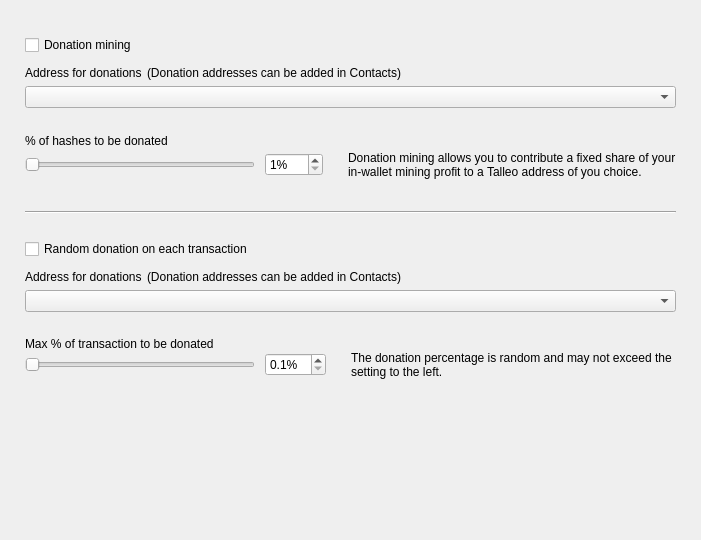
<?xml version="1.0" encoding="UTF-8"?>
<ui version="4.0">
 <class>DonationOptionsFrame</class>
 <widget class="QFrame" name="DonationOptionsFrame">
  <property name="geometry">
   <rect>
    <x>0</x>
    <y>0</y>
    <width>701</width>
    <height>540</height>
   </rect>
  </property>
  <property name="windowTitle">
   <string>Frame</string>
  </property>
  <property name="frameShape">
   <enum>QFrame::NoFrame</enum>
  </property>
  <property name="frameShadow">
   <enum>QFrame::Raised</enum>
  </property>
  <layout class="QVBoxLayout" name="verticalLayout">
   <property name="spacing">
    <number>10</number>
   </property>
   <property name="leftMargin">
    <number>25</number>
   </property>
   <property name="topMargin">
    <number>35</number>
   </property>
   <property name="rightMargin">
    <number>25</number>
   </property>
   <property name="bottomMargin">
    <number>0</number>
   </property>
   <item>
    <widget class="QCheckBox" name="m_enableDonationMiningCheck">
     <property name="text">
      <string>Donation mining</string>
     </property>
    </widget>
   </item>
   <item>
    <widget class="QFrame" name="m_donationMiningFrame">
     <property name="frameShape">
      <enum>QFrame::NoFrame</enum>
     </property>
     <property name="frameShadow">
      <enum>QFrame::Raised</enum>
     </property>
     <layout class="QGridLayout" name="gridLayout" columnstretch="1,0,0,1">
      <property name="leftMargin">
       <number>0</number>
      </property>
      <property name="topMargin">
       <number>0</number>
      </property>
      <property name="rightMargin">
       <number>0</number>
      </property>
      <property name="bottomMargin">
       <number>0</number>
      </property>
      <property name="horizontalSpacing">
       <number>10</number>
      </property>
      <property name="verticalSpacing">
       <number>0</number>
      </property>
      <item row="2" column="0" colspan="4">
       <widget class="QComboBox" name="m_donationMiningAddressCombo"/>
      </item>
      <item row="3" column="0" colspan="4">
       <spacer name="verticalSpacer_2">
        <property name="orientation">
         <enum>Qt::Vertical</enum>
        </property>
        <property name="sizeType">
         <enum>QSizePolicy::Fixed</enum>
        </property>
        <property name="sizeHint" stdset="0">
         <size>
          <width>20</width>
          <height>25</height>
         </size>
        </property>
       </spacer>
      </item>
      <item row="4" column="0" colspan="4">
       <widget class="WalletGui::WalletNormalBlackTextLabel" name="label_2">
        <property name="minimumSize">
         <size>
          <width>0</width>
          <height>16</height>
         </size>
        </property>
        <property name="text">
         <string>% of hashes to be donated</string>
        </property>
        <property name="indent">
         <number>0</number>
        </property>
       </widget>
      </item>
      <item row="5" column="1">
       <widget class="QSpinBox" name="m_donationMiningAmountSpin">
        <property name="suffix">
         <string>%</string>
        </property>
        <property name="minimum">
         <number>1</number>
        </property>
        <property name="maximum">
         <number>100</number>
        </property>
       </widget>
      </item>
      <item row="5" column="0">
       <widget class="QSlider" name="m_donationMiningAmountSlider">
        <property name="maximumSize">
         <size>
          <width>230</width>
          <height>16777215</height>
         </size>
        </property>
        <property name="minimum">
         <number>1</number>
        </property>
        <property name="maximum">
         <number>100</number>
        </property>
        <property name="orientation">
         <enum>Qt::Horizontal</enum>
        </property>
       </widget>
      </item>
      <item row="5" column="2">
       <spacer name="horizontalSpacer">
        <property name="orientation">
         <enum>Qt::Horizontal</enum>
        </property>
        <property name="sizeType">
         <enum>QSizePolicy::Fixed</enum>
        </property>
        <property name="sizeHint" stdset="0">
         <size>
          <width>5</width>
          <height>20</height>
         </size>
        </property>
       </spacer>
      </item>
      <item row="5" column="3" alignment="Qt::AlignVCenter">
       <widget class="WalletGui::WalletSmallGrayTextLabel" name="m_donationMiningCommentLabel">
        <property name="minimumSize">
         <size>
          <width>0</width>
          <height>32</height>
         </size>
        </property>
        <property name="text">
         <string>Donation mining allows you to contribute a fixed share of your in-wallet mining profit to a Talleo address of you choice.</string>
        </property>
        <property name="wordWrap">
         <bool>true</bool>
        </property>
        <property name="indent">
         <number>0</number>
        </property>
       </widget>
      </item>
      <item row="1" column="0" colspan="4">
       <spacer name="verticalSpacer_6">
        <property name="orientation">
         <enum>Qt::Vertical</enum>
        </property>
        <property name="sizeType">
         <enum>QSizePolicy::Fixed</enum>
        </property>
        <property name="sizeHint" stdset="0">
         <size>
          <width>20</width>
          <height>5</height>
         </size>
        </property>
       </spacer>
      </item>
      <item row="0" column="0" colspan="4">
       <layout class="QHBoxLayout" name="horizontalLayout" stretch="0,1">
        <property name="spacing">
         <number>5</number>
        </property>
        <property name="leftMargin">
         <number>0</number>
        </property>
        <item>
         <widget class="WalletGui::WalletNormalBlackTextLabel" name="label">
          <property name="minimumSize">
           <size>
            <width>0</width>
            <height>16</height>
           </size>
          </property>
          <property name="text">
           <string>Address for donations</string>
          </property>
          <property name="indent">
           <number>0</number>
          </property>
         </widget>
        </item>
        <item>
         <widget class="WalletGui::WalletSmallGrayTextLabel" name="label_5">
          <property name="text">
           <string>(Donation addresses can be added in Contacts)</string>
          </property>
         </widget>
        </item>
       </layout>
      </item>
     </layout>
    </widget>
   </item>
   <item>
    <spacer name="verticalSpacer_3">
     <property name="orientation">
      <enum>Qt::Vertical</enum>
     </property>
     <property name="sizeType">
      <enum>QSizePolicy::Fixed</enum>
     </property>
     <property name="sizeHint" stdset="0">
      <size>
       <width>20</width>
       <height>20</height>
      </size>
     </property>
    </spacer>
   </item>
   <item>
    <widget class="Line" name="line">
     <property name="frameShadow">
      <enum>QFrame::Sunken</enum>
     </property>
     <property name="orientation">
      <enum>Qt::Horizontal</enum>
     </property>
    </widget>
   </item>
   <item>
    <spacer name="verticalSpacer_4">
     <property name="orientation">
      <enum>Qt::Vertical</enum>
     </property>
     <property name="sizeType">
      <enum>QSizePolicy::Fixed</enum>
     </property>
     <property name="sizeHint" stdset="0">
      <size>
       <width>20</width>
       <height>15</height>
      </size>
     </property>
    </spacer>
   </item>
   <item>
    <widget class="QCheckBox" name="m_enableDonationChangeCheck">
     <property name="text">
      <string>Random donation on each transaction</string>
     </property>
    </widget>
   </item>
   <item>
    <widget class="QFrame" name="m_donationChangeFrame">
     <property name="frameShape">
      <enum>QFrame::NoFrame</enum>
     </property>
     <property name="frameShadow">
      <enum>QFrame::Raised</enum>
     </property>
     <layout class="QGridLayout" name="gridLayout_2" columnstretch="1,0,0,1">
      <property name="leftMargin">
       <number>0</number>
      </property>
      <property name="topMargin">
       <number>0</number>
      </property>
      <property name="rightMargin">
       <number>0</number>
      </property>
      <property name="bottomMargin">
       <number>0</number>
      </property>
      <property name="horizontalSpacing">
       <number>10</number>
      </property>
      <property name="verticalSpacing">
       <number>0</number>
      </property>
      <item row="3" column="0" colspan="4">
       <spacer name="verticalSpacer_5">
        <property name="orientation">
         <enum>Qt::Vertical</enum>
        </property>
        <property name="sizeType">
         <enum>QSizePolicy::Fixed</enum>
        </property>
        <property name="sizeHint" stdset="0">
         <size>
          <width>20</width>
          <height>25</height>
         </size>
        </property>
       </spacer>
      </item>
      <item row="4" column="0" colspan="4">
       <widget class="WalletGui::WalletNormalBlackTextLabel" name="label_3">
        <property name="text">
         <string>Max % of transaction to be donated</string>
        </property>
        <property name="indent">
         <number>0</number>
        </property>
       </widget>
      </item>
      <item row="5" column="0">
       <widget class="QSlider" name="m_donationChangeAmountSlider">
        <property name="maximumSize">
         <size>
          <width>230</width>
          <height>16777215</height>
         </size>
        </property>
        <property name="minimum">
         <number>1</number>
        </property>
        <property name="maximum">
         <number>100</number>
        </property>
        <property name="orientation">
         <enum>Qt::Horizontal</enum>
        </property>
       </widget>
      </item>
      <item row="2" column="0" colspan="4">
       <widget class="QComboBox" name="m_donationChangeAddressCombo"/>
      </item>
      <item row="5" column="3" alignment="Qt::AlignVCenter">
       <widget class="WalletGui::WalletSmallGrayTextLabel" name="m_donationChangeCommentLabel">
        <property name="text">
         <string>The donation percentage is random and may not exceed the setting to the left.</string>
        </property>
        <property name="wordWrap">
         <bool>true</bool>
        </property>
        <property name="indent">
         <number>0</number>
        </property>
       </widget>
      </item>
      <item row="5" column="1">
       <widget class="QDoubleSpinBox" name="m_donationChangeAmountSpin">
        <property name="suffix">
         <string>%</string>
        </property>
        <property name="decimals">
         <number>1</number>
        </property>
        <property name="minimum">
         <double>0.100000000000000</double>
        </property>
        <property name="maximum">
         <double>10.000000000000000</double>
        </property>
        <property name="singleStep">
         <double>0.100000000000000</double>
        </property>
       </widget>
      </item>
      <item row="5" column="2">
       <spacer name="horizontalSpacer_2">
        <property name="orientation">
         <enum>Qt::Horizontal</enum>
        </property>
        <property name="sizeType">
         <enum>QSizePolicy::Fixed</enum>
        </property>
        <property name="sizeHint" stdset="0">
         <size>
          <width>5</width>
          <height>20</height>
         </size>
        </property>
       </spacer>
      </item>
      <item row="1" column="0" colspan="4">
       <spacer name="verticalSpacer_7">
        <property name="orientation">
         <enum>Qt::Vertical</enum>
        </property>
        <property name="sizeType">
         <enum>QSizePolicy::Fixed</enum>
        </property>
        <property name="sizeHint" stdset="0">
         <size>
          <width>20</width>
          <height>5</height>
         </size>
        </property>
       </spacer>
      </item>
      <item row="0" column="0" colspan="4">
       <layout class="QHBoxLayout" name="horizontalLayout_2" stretch="0,1">
        <property name="spacing">
         <number>5</number>
        </property>
        <property name="leftMargin">
         <number>0</number>
        </property>
        <item>
         <widget class="WalletGui::WalletNormalBlackTextLabel" name="label_4">
          <property name="minimumSize">
           <size>
            <width>0</width>
            <height>16</height>
           </size>
          </property>
          <property name="text">
           <string>Address for donations</string>
          </property>
          <property name="indent">
           <number>0</number>
          </property>
         </widget>
        </item>
        <item>
         <widget class="WalletGui::WalletSmallGrayTextLabel" name="label_6">
          <property name="text">
           <string>(Donation addresses can be added in Contacts)</string>
          </property>
         </widget>
        </item>
       </layout>
      </item>
     </layout>
    </widget>
   </item>
   <item>
    <spacer name="verticalSpacer">
     <property name="orientation">
      <enum>Qt::Vertical</enum>
     </property>
     <property name="sizeType">
      <enum>QSizePolicy::Expanding</enum>
     </property>
     <property name="sizeHint" stdset="0">
      <size>
       <width>20</width>
       <height>10</height>
      </size>
     </property>
    </spacer>
   </item>
  </layout>
 </widget>
 <customwidgets>
  <customwidget>
   <class>WalletGui::WalletSmallGrayTextLabel</class>
   <extends>QLabel</extends>
   <header>Gui/Common/WalletTextLabel.h</header>
  </customwidget>
  <customwidget>
   <class>WalletGui::WalletNormalBlackTextLabel</class>
   <extends>QLabel</extends>
   <header>Gui/Common/WalletTextLabel.h</header>
  </customwidget>
 </customwidgets>
 <resources/>
 <connections>
  <connection>
   <sender>m_enableDonationMiningCheck</sender>
   <signal>toggled(bool)</signal>
   <receiver>m_donationMiningFrame</receiver>
   <slot>setEnabled(bool)</slot>
   <hints>
    <hint type="sourcelabel">
     <x>353</x>
     <y>41</y>
    </hint>
    <hint type="destinationlabel">
     <x>350</x>
     <y>115</y>
    </hint>
   </hints>
  </connection>
  <connection>
   <sender>m_donationMiningAmountSlider</sender>
   <signal>valueChanged(int)</signal>
   <receiver>DonationOptionsFrame</receiver>
   <slot>donationMiningAmountChanged(int)</slot>
   <hints>
    <hint type="sourcelabel">
     <x>187</x>
     <y>155</y>
    </hint>
    <hint type="destinationlabel">
     <x>350</x>
     <y>269</y>
    </hint>
   </hints>
  </connection>
  <connection>
   <sender>m_donationMiningAmountSpin</sender>
   <signal>valueChanged(int)</signal>
   <receiver>DonationOptionsFrame</receiver>
   <slot>donationMiningAmountChanged(int)</slot>
   <hints>
    <hint type="sourcelabel">
     <x>391</x>
     <y>155</y>
    </hint>
    <hint type="destinationlabel">
     <x>350</x>
     <y>269</y>
    </hint>
   </hints>
  </connection>
  <connection>
   <sender>m_enableDonationChangeCheck</sender>
   <signal>toggled(bool)</signal>
   <receiver>m_donationChangeFrame</receiver>
   <slot>setEnabled(bool)</slot>
   <hints>
    <hint type="sourcelabel">
     <x>353</x>
     <y>237</y>
    </hint>
    <hint type="destinationlabel">
     <x>350</x>
     <y>328</y>
    </hint>
   </hints>
  </connection>
  <connection>
   <sender>m_donationChangeAmountSlider</sender>
   <signal>valueChanged(int)</signal>
   <receiver>DonationOptionsFrame</receiver>
   <slot>donationChangeAmountChanged(int)</slot>
   <hints>
    <hint type="sourcelabel">
     <x>187</x>
     <y>385</y>
    </hint>
    <hint type="destinationlabel">
     <x>350</x>
     <y>269</y>
    </hint>
   </hints>
  </connection>
  <connection>
   <sender>m_donationChangeAmountSpin</sender>
   <signal>valueChanged(double)</signal>
   <receiver>DonationOptionsFrame</receiver>
   <slot>donationChangeAmountChanged(double)</slot>
   <hints>
    <hint type="sourcelabel">
     <x>433</x>
     <y>353</y>
    </hint>
    <hint type="destinationlabel">
     <x>350</x>
     <y>269</y>
    </hint>
   </hints>
  </connection>
 </connections>
 <slots>
  <slot>donationMiningAmountChanged(int)</slot>
  <slot>donationChangeAmountChanged(int)</slot>
  <slot>donationChangeAmountChanged(double)</slot>
 </slots>
</ui>
